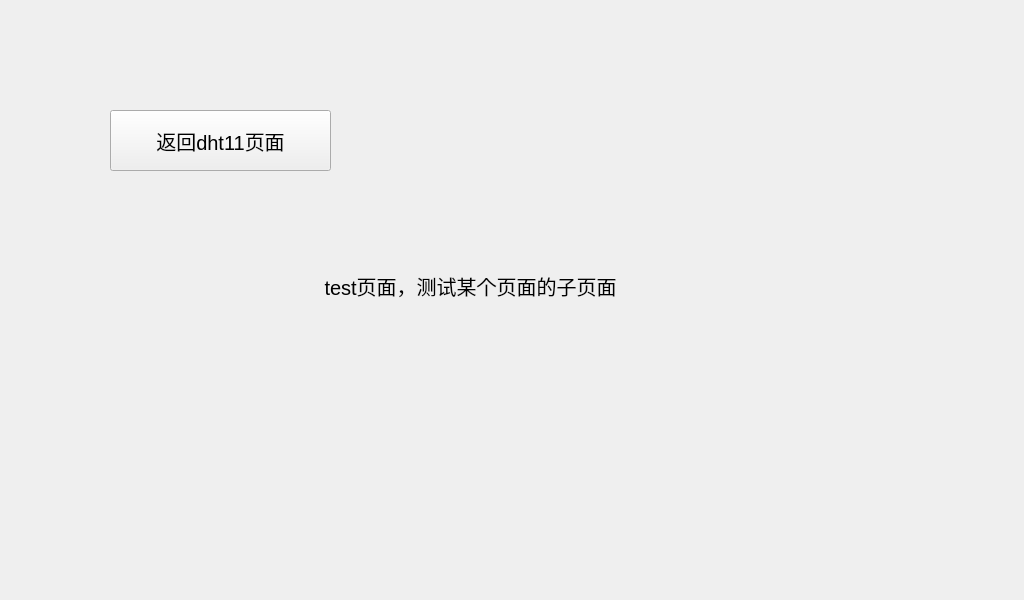
<?xml version="1.0" encoding="UTF-8"?>
<ui version="4.0">
 <class>test</class>
 <widget class="QWidget" name="test">
  <property name="geometry">
   <rect>
    <x>0</x>
    <y>0</y>
    <width>1024</width>
    <height>600</height>
   </rect>
  </property>
  <property name="windowTitle">
   <string>Form</string>
  </property>
  <widget class="QPushButton" name="Btn_test_return">
   <property name="geometry">
    <rect>
     <x>110</x>
     <y>110</y>
     <width>221</width>
     <height>61</height>
    </rect>
   </property>
   <property name="font">
    <font>
     <pointsize>15</pointsize>
    </font>
   </property>
   <property name="text">
    <string>返回dht11页面</string>
   </property>
  </widget>
  <widget class="QLabel" name="label">
   <property name="geometry">
    <rect>
     <x>260</x>
     <y>240</y>
     <width>421</width>
     <height>91</height>
    </rect>
   </property>
   <property name="font">
    <font>
     <pointsize>15</pointsize>
    </font>
   </property>
   <property name="text">
    <string>test页面，测试某个页面的子页面</string>
   </property>
   <property name="alignment">
    <set>Qt::AlignCenter</set>
   </property>
  </widget>
 </widget>
 <resources/>
 <connections/>
</ui>
